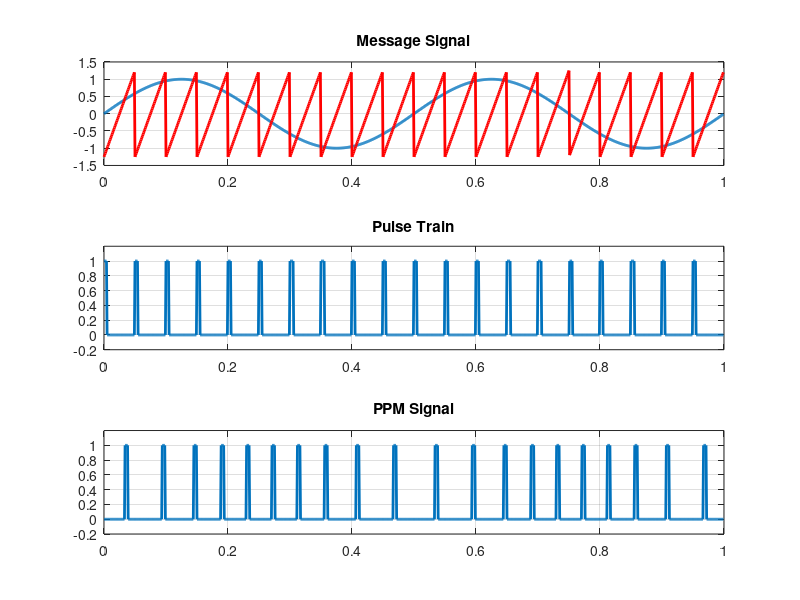

MATLAB code for this plot:
% This file simulate Pulse Position Modulation (PPM) as per message signal amplitude
% 
% Created By: JCBRO Labs
% Date: 03/06/2017
% website: www.jcbrolabs.org
% mail: jcbrolabs@gmail.com
clc; clear all; close all;
fc = 20;    %carrier frequency
fm = 2;     % message frequency
fs = 1000;  % sampling frequency
t = 1;  
n = [0:1/fs:t];
n = n(1:end - 1);
duty = 10;
% no. of samples in one square wave period
per = fs/fc;
% no. of samples in on time
on_t = per/duty;

s = square(2*pi*fc*n,duty);
s(find(s<0)) = 0;
% message signal
m = sin(2*pi*fm*n);

% Triangular wave
A=1.25;
c=A.*sawtooth(2*pi*fc*n);%Carrier sawtooth

% 
ppm = zeros(1,length(s));

% find ids where carrier is greater than message
id = find(c > m);
idd = diff(id);
iddd = find(idd ~= 1);
temp(1) = id(1);
temp(2:length(iddd)+1) = id(iddd + 1);

% ppm signal
for i = 1:length(temp)
    ppm(temp(i) : temp(i) + on_t - 1) = 1;
end
% Plot
subplot(3,1,1);plot(n,m,'LineWidth',2);title('Message Signal');hold on; plot(n,c,'r','LineWidth',2);grid on;
subplot(3,1,2);plot(n,s,'LineWidth',2);title('Pulse Train');grid on; ylim([-0.2 1.2]);
subplot(3,1,3);plot(n,ppm,'LineWidth',2);title('PPM Signal'); grid on; ylim([-0.2 1.2]);

